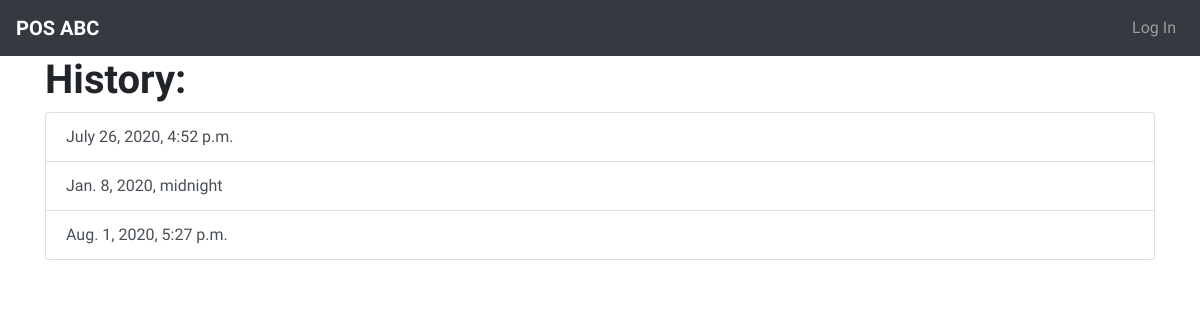
/cashier/history/, run on the app's committed database.
### Cashier/models.py (models this page shows, shortened)
class CashierPos(models.Model):
    id = models.UUIDField(primary_key=True, default=uuid.uuid4, editable=False)
    checkIn = models.ManyToManyField(InPos, blank=True)
    checkOut = models.ManyToManyField(OutPos, blank=True)
    created_date = models.DateTimeField(default=timezone.now)
    closed_date = models.DateTimeField(null=True, blank=True)
    class Meta:
        ordering = ['created_date']

### Cashier/views.py (the view)
# urls.py: path('history/', views.ListHistory.as_view(), name='historyList'),
class ListHistory(generic.ListView):
    template_name = 'cashier/history_list.html'
    context_object_name = 'historyList'
    model = models.CashierPos
    """
    SELECT *
    FROM CashierPos
    WHERE closed_date <= timezone.now()
    ORDER_BY closed_date DESC
    """
    def get_queryset(self):
        return models.CashierPos.objects.filter(closed_date__lte = timezone.now()).order_by('-closed_date')

### Cashier/templates/cashier/history_list.html
{% extends 'Cashier/cashier_base.html' %}
{% block contentCashier %}
<div class="container">
    <h1><strong>History:</strong></h1>
    <div class="list-group">
        {% for history in historyList %}
            <a href="{% url 'cashier:detailHistory' pk=history.pk %}" class="list-group-item list-group-item-action">
                {{ history.created_date }}
            </a>
        {% endfor %}
    </div>
</div>
{% endblock %}

### static/PosNote/css/style.css (style rules this page uses)
body { font-family: 'Heebo', sans-serif; }

### data on the page
CashierPos: created_date "July 26, 2020, 4:52 p.m."
CashierPos: created_date "Jan. 8, 2020, midnight"
CashierPos: created_date "Aug. 1, 2020, 5:27 p.m."
